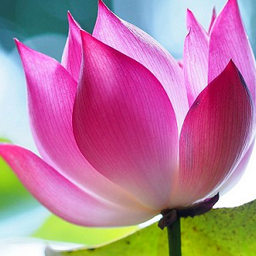
#> input picture TP Final/TPF dsp imagenes/bitmaps/flor256x256.bmp, 256 x 256 px
$ python rom_coe_generator.py
#> lines starting #> are read from the running program, lines starting #| are printed output that depends on the picture
# converts image to Verilog HDL that infers a ROM using Xilinx Block RAM
# note: 12-bit color map word is r3, r2, r1, r0, g3, g2, g1, g0, b3, b2, b1, b0

import matplotlib.pyplot as plt

import numpy as np
from scipy import misc

import re
import math
import cv2

# returns string of 12-bit color at row x, column y of image
def get_color_bits(im, y, x):
    # convert color components to byte string and slice needed upper bits
    b  = format(im[y][x][0], 'b').zfill(8)
    rx = b[0:4]
    b  = format(im[y][x][1], 'b').zfill(8)
    gx = b[0:4]
    b  = format(im[y][x][2], 'b').zfill(8)
    bx = b[0:4]

    # return concatination of RGB bits
    return str(rx+gx+bx)

# write to file Verilog HDL
# takes name of file, image array,
# pixel coordinates of background color to mask as 0
def rom_coefficients_gen(name, im, mask=False):
    file_name = "../coe_images/" + re.search('[ \w-]+\.', name).group(0).split('.')[0] + ".coe"

    # open file
    f = open(file_name, 'w')

    # get image dimensions
    y_max, x_max, z = im.shape

    # get width of row and column case words
    row_width = math.ceil(math.log(y_max-1,2))
    col_width = math.ceil(math.log(x_max-1,2))

    # write beginning part of module up to case statements
    f.write("memory_initialization_radix=2;\n")
    f.write("memory_initialization_vector=\n")


    # loops through y rows and x columns
    print("tengo "+str(y_max*x_max)+" filas para la rom (Port Depth)")
    print("Como guardo 9 imagenes, tengo 9xBitsRGBVGA = 108bits (Port Width)")
    for y in range(y_max):
        for x in range(x_max):
            #original
            f.write(get_color_bits(im, y, x))
            #left
            f.write(get_color_bits(im, y, (x-1)%x_max ))
            #right
            f.write(get_color_bits(im, y, (x+1)%x_max ))
            #up
            f.write(get_color_bits(im, (y-1)%y_max , x))
            #down
            f.write(get_color_bits(im, (y+1)%y_max, x))
            #upleft
            f.write(get_color_bits(im, (y-1)%y_max, (x-1)%x_max))
            #upright
            f.write(get_color_bits(im, (y-1)%y_max, (x+1)%x_max))
            #downleft
            f.write(get_color_bits(im, (y+1)%y_max , (x-1)%x_max))
            #downright
            f.write(get_color_bits(im, (y+1)%y_max , (x+1)%x_max))

            if x == x_max - 1 and y == y_max - 1:
                f.write(";")
            else:
                f.write(",\n")
        f.write("\n")

    # close file
    f.close()

# driver function

def generate(name):
#> called with name = '../bitmaps/flor256x256.bmp'
    im = cv2.cvtColor(cv2.imread(name),cv2.COLOR_BGR2RGB)   #(name, mode = 'RGB')

    kernel = np.array([[-1,-1,-1],[-1,8,-1],[-1,-1,-1]])

    plt.imshow(im)
    plt.show()
    m,n,z = im.shape
#> m = 256; n = 256; z = 3
    im_filtered = np.zeros_like(im).astype(np.int32)
    for i in range(m):
        for j in range(n):
            for k in range(z):
               im_filtered[i,j,k] = im[i,j,k] & 0xF0 # solo dejo los 4 mas significativos

    im_kernelized = np.zeros_like(im).astype(np.int32)

    for i in range(m):
        for j in range(n):
            for k in range(z):
                cum_sum = 0
                for dx in [-1,0,1]:
                    for dy in [-1,0,1]:
                        cum_sum += kernel[1+dx][1+dy]*im_filtered[(i+dx)%m,(j+dy)%n,k]  # sumo 1 para que acceda bien
                im_kernelized[i,j,k] = np.clip(cum_sum,0,255) & 0xF0
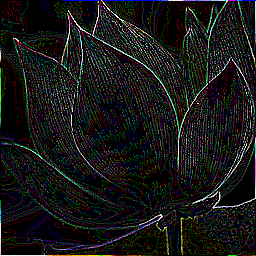
#> im_kernelized: shape (256, 256, 3) int32; mean R, G, B 22.6, 23.1, 22.3

    im_kernelized = im_kernelized.astype(np.uint8)

    plt.imshow(im_kernelized)
    plt.show()

    rom_coefficients_gen(name, im)
#| tengo 65536 filas para la rom (Port Depth)
#> the loop in rom_coefficients_gen, `for y in range(y_max):` made 256 passes

# generate rom from full bitmap image
generate("../bitmaps/flor256x256.bmp")
